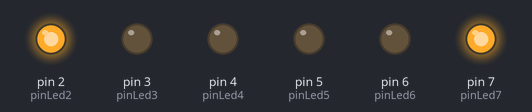
Recording of a sketch running on a simulated Arduino Uno, built with avr-gcc and run on an emulated ATmega328P. On the bench: output pins drawn as LEDs (lit = HIGH).

Above: at 3.5 s.
At 11.0 s:
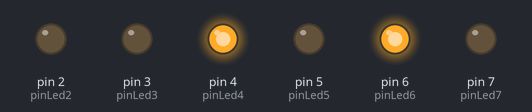
At 15.5 s:
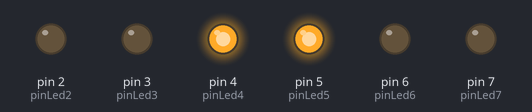
At 23.0 s:
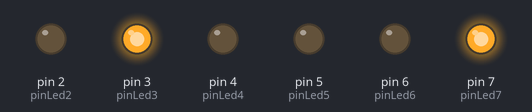
Timing chart, 0 to 31.2 s (numbered marks = the images above):
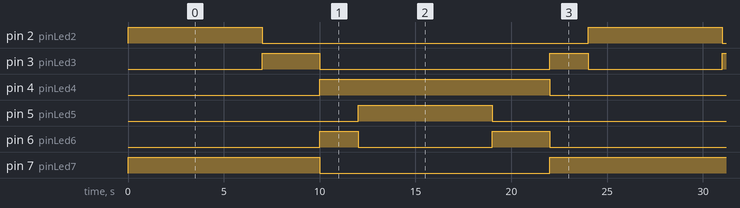

The sketch:

TrafficLight.ino
```cpp
int pinLed2 = 2;
int pinLed3 = 3;
int pinLed4 = 4;
int pinLed5 = 5;
int pinLed6 = 6;
int pinLed7 = 7;

void setup() {
  pinMode(pinLed2, OUTPUT);
  pinMode(pinLed3, OUTPUT);
  pinMode(pinLed4, OUTPUT);
  pinMode(pinLed5, OUTPUT);
  pinMode(pinLed6, OUTPUT);
  pinMode(pinLed7, OUTPUT);
}

void loop() {
  // timur-barat hijau
  setOFF();
  digitalWrite(pinLed2, HIGH);
  digitalWrite(pinLed7, HIGH);
  delay(7000);
  // timur-barat kuning
  setOFF();
  digitalWrite(pinLed3, HIGH);
  digitalWrite(pinLed7, HIGH);
  delay(3000);
  // timur-barat merah, utara-selatan kuning
  setOFF();
  digitalWrite(pinLed4,HIGH);
  digitalWrite(pinLed6, HIGH);
  delay(2000);
  // timur-barat merah, utara-selatan hijau
  setOFF();
  digitalWrite(pinLed4, HIGH);
  digitalWrite(pinLed5, HIGH);
  delay(7000);
  // utara-selatan kuning
  setOFF();
  digitalWrite(pinLed6, HIGH);
  digitalWrite(pinLed4, HIGH);
  delay(3000);
  // utara-selatan merah, timur-barat kuning
  setOFF();
  digitalWrite(pinLed7,HIGH);
  digitalWrite(pinLed3, HIGH);
  delay(2000);
}

void setOFF(){
  digitalWrite(pinLed2, LOW);
  digitalWrite(pinLed3, LOW);
  digitalWrite(pinLed4, LOW);
  digitalWrite(pinLed5, LOW);
  digitalWrite(pinLed6, LOW);
  digitalWrite(pinLed7, LOW);
}
```

Measured:
- by itself, pin 2 (pinLed2), pin 5 (pinLed5): alternates HIGH for 7.0 s and LOW for 17.0 s
- by itself, pin 3 (pinLed3): repeats every 24.0 s: LOW 12.0 s, HIGH 2.0 s, LOW 7.0 s, HIGH 3.0 s
- by itself, pin 4 (pinLed4): alternates HIGH for 12.0 s and LOW for 12.0 s
- by itself, pin 6 (pinLed6): repeats every 24.0 s: LOW 7.0 s, HIGH 3.0 s, LOW 12.0 s, HIGH 2.0 s
- by itself, pin 7 (pinLed7): repeats every 24.0 s: LOW 12.0 s, HIGH 12.0 s
